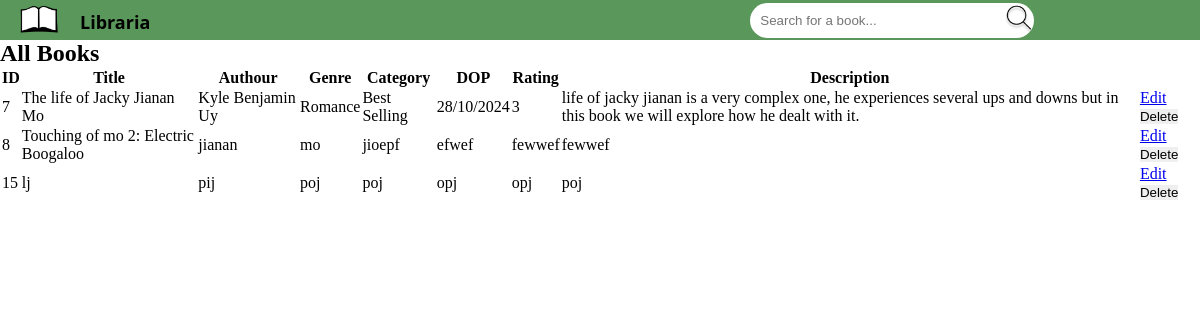
Page /viewbooks on the committed database.
### tables this page shows
CREATE TABLE "library" (
	"Id"	INTEGER NOT NULL UNIQUE,
	"Title"	TEXT NOT NULL,
	"Authour"	TEXT NOT NULL,
	"Genre"	TEXT NOT NULL,
	"Category"	TEXT NOT NULL,
	"Published"	TEXT NOT NULL,
	"Rating"	INTEGER NOT NULL,
	"Description"	TEXT NOT NULL,
	"Cover"	TEXT,
	PRIMARY KEY("Id" AUTOINCREMENT)
);

### app.py (the view)
@app.route('/viewbooks', methods=('POST', 'GET'))
def viewbooks():
    conn = get_db_connection()
    sql = "SELECT * FROM library"
    books = conn.execute(sql).fetchall()
    conn.close()
    return render_template('allbooks.html', books=books)

### app.py (called while the page is built)
def get_db_connection():
    conn = sqlite3.connect('book.db')
    conn.row_factory = sqlite3.Row
    return conn

### templates/allbooks.html
{% extends "index.html" %}
{% block body %}
{% block content %}
<body>
<h2>All Books</h2>
<table id="viewbooks">
    <thead>
        <tr>
            <th>ID</th>
            <th>Title</th>
            <th>Authour</th>
            <th>Genre</th>
            <th>Category</th>
            <th>DOP</th>
            <th>Rating</th>
            <th>Description</th>
        </tr>
    </thead>
    <tbody>
        {% for books in books %}
        <tr>
            <td>{{ books.id }}</td>
            <td>{{ books.title }}</td>
            <td>{{ books.authour }}</td>
            <td>{{ books.genre }}</td>
            <td>{{ books.category }}</td>
            <td>{{ books.published }}</td>
            <td>{{ books.rating }}</td>
            <td>{{ books.description }}</td>
            <td>
                <a href="{{ url_for('edit_book', id=books.id) }}">Edit</a>
                <form action="{{ url_for('delete_book', id=books.id) }}" method="post" style="display:inline;">
                    <button type="submit">Delete</button>
            </td>
        </tr>
        {% endfor %}
    </tbody>
</table>
{% endblock %}
</body>
</html>
{% endblock %}

### static/stylesheet.css (style rules this page uses)
* { margin: 0; padding: 0; border: 0; }
#viewbooks { border-color: black; border: 100px; }

### rows in the picture
library: id "7", title "The life of Jacky Jianan Mo", authour "Kyle Benjamin Uy", genre "Romance", category "Best Selling", published "28/10/2024", rating "3", description "life of jacky jianan is a very complex one, he experiences several ups and downs but in this book we will explore how he dealt with it."
library: id "8", title "Touching of mo 2: Electric Boogaloo", authour "jianan", genre "mo", category "jioepf", published "efwef", rating "fewwef", description "fewwef"
library: id "15", title "lj", authour "pij", genre "poj", category "poj", published "opj", rating "opj", description "poj"
